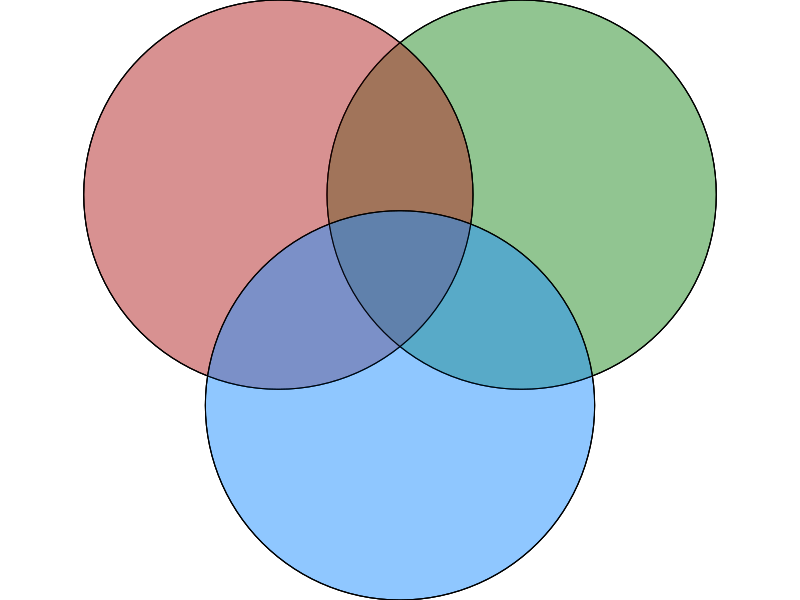
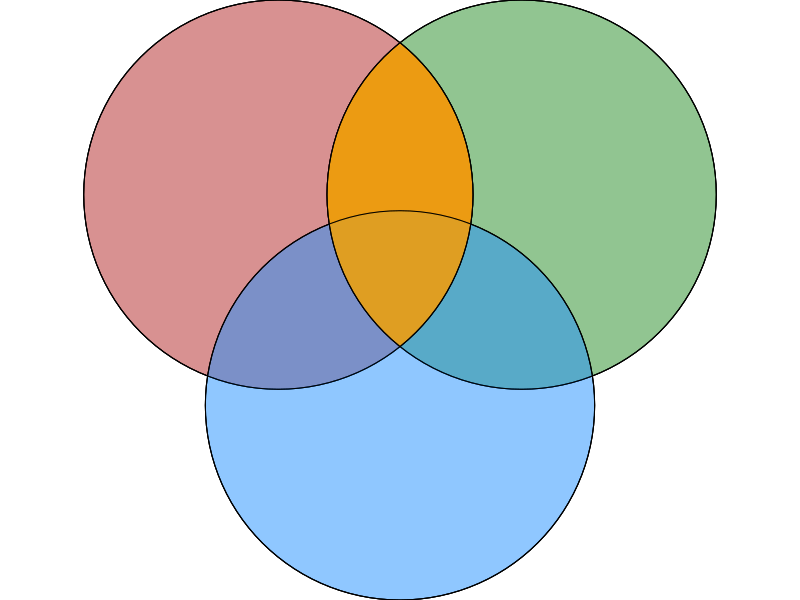
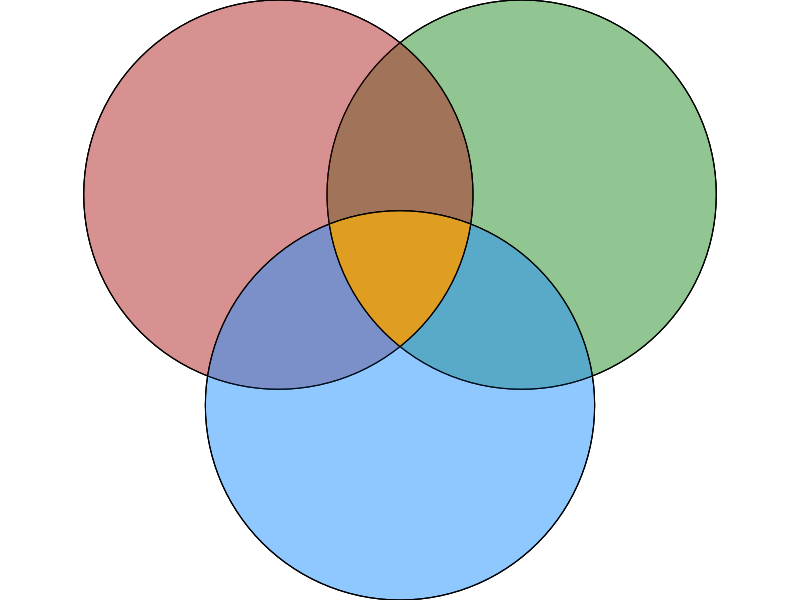
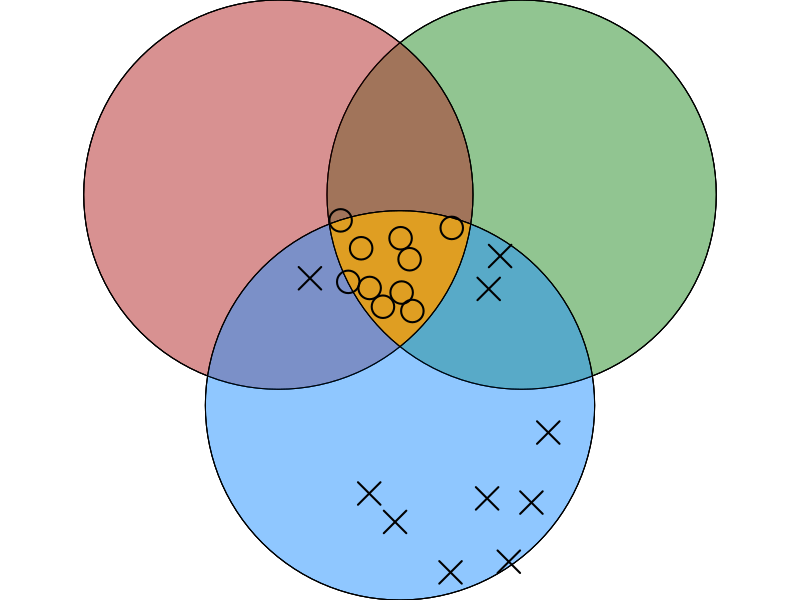
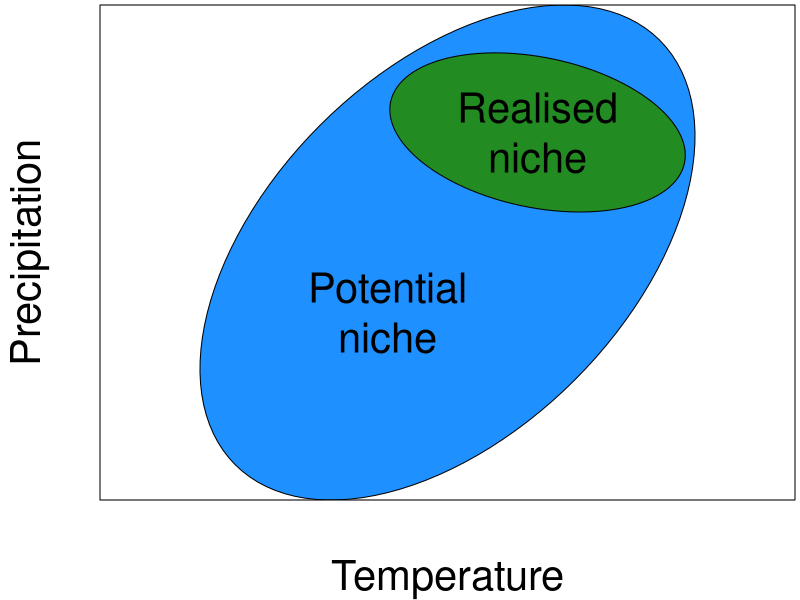

Reproduce these figures in R, in order.
## ---- chunk 1
suppressPackageStartupMessages(library(sf))
## ---- chunk 2
r <- 1.6
side <- 2

abiotic <- st_buffer(st_point(c(-side / 2, 0)), r)
biotic <- st_buffer(st_point(c(side / 2, 0)), r)
area <- st_buffer(st_point(c(0, -side / 2 * sqrt(3))), r)
all <- st_sfc(abiotic, biotic, area)

realised <- st_intersection(abiotic, biotic)
source <- st_intersection(realised, area)
sink <- st_difference(area, source)

populations <- c(st_sample(source, 10), st_sample(sink, 10))
pop_type <- rep(c(1, 4), each = 10)

t_col <- function(color, percent = 50, name = NULL) {
    ## Get RGB values for named color
    rgb.val <- col2rgb(color)

    ## Make new color using input color as base and alpha set by transparency
    t.col <- rgb(rgb.val[1], rgb.val[2], rgb.val[3],
        max = 255,
        alpha = (100 - percent) * 255 / 100,
        names = name
    )

    ## Save the color
    invisible(t.col)
}
## ---- chunk 3
par(mar = c(0, 0, 0, 0), xaxs = "i", yaxs = "i")
plot(all)
plot(biotic, col = t_col("forestgreen", 50), add = TRUE)
plot(abiotic, col = t_col("firebrick", 50), add = TRUE)
plot(area, col = t_col("dodgerblue", 50), add = TRUE)
plot(all, add = TRUE)
## ---- chunk 4
par(mar = c(0, 0, 0, 0), xaxs = "i", yaxs = "i")
plot(all)
plot(biotic, col = t_col("forestgreen", 50), add = TRUE)
plot(abiotic, col = t_col("firebrick", 50), add = TRUE)
plot(area, col = t_col("dodgerblue", 50), add = TRUE)
plot(realised, col = t_col("orange", 20), add = TRUE)
plot(all, add = TRUE)
## ---- chunk 5
par(mar = c(0, 0, 0, 0), xaxs = "i", yaxs = "i")
plot(all)
plot(biotic, col = t_col("forestgreen", 50), add = TRUE)
plot(abiotic, col = t_col("firebrick", 50), add = TRUE)
plot(area, col = t_col("dodgerblue", 50), add = TRUE)
plot(source, col = t_col("orange", 20), add = TRUE)
plot(all, add = TRUE)
## ---- chunk 6
par(mar = c(0, 0, 0, 0), xaxs = "i", yaxs = "i")
plot(all)
plot(biotic, col = t_col("forestgreen", 50), add = TRUE)
plot(abiotic, col = t_col("firebrick", 50), add = TRUE)
plot(area, col = t_col("dodgerblue", 50), add = TRUE)
plot(source, col = t_col("orange", 20), add = TRUE)
plot(populations, pch = pop_type, lwd = 2, col = "black", cex = 3, add = TRUE)
plot(all, add = TRUE)
## ---- chunk 7
par(mar = c(2, 2, 0.1, 0.1), cex = 2.5, mgp = c(1, 0, 0))
circ <- st_buffer(st_point(c(0, 0)), 5)
rot <- function(a) matrix(c(cos(a), sin(a), -sin(a), cos(a)), 2, 2)
potential <- circ * c(1, 0.6) * rot(-pi / 4)
realised <- circ * c(0.25, 0.5) * rot(-pi / 2.3) + c(1.5, 2)


plot(potential, xlab = "Temperature", ylab = "Precipitation", col = "dodgerblue")
plot(realised, col = "forestgreen", add = TRUE)
box()

text(st_coordinates(st_centroid(potential)) - c(1, 1), "Potential\nniche")
text(st_coordinates(st_centroid(realised)), "Realised\nniche")
